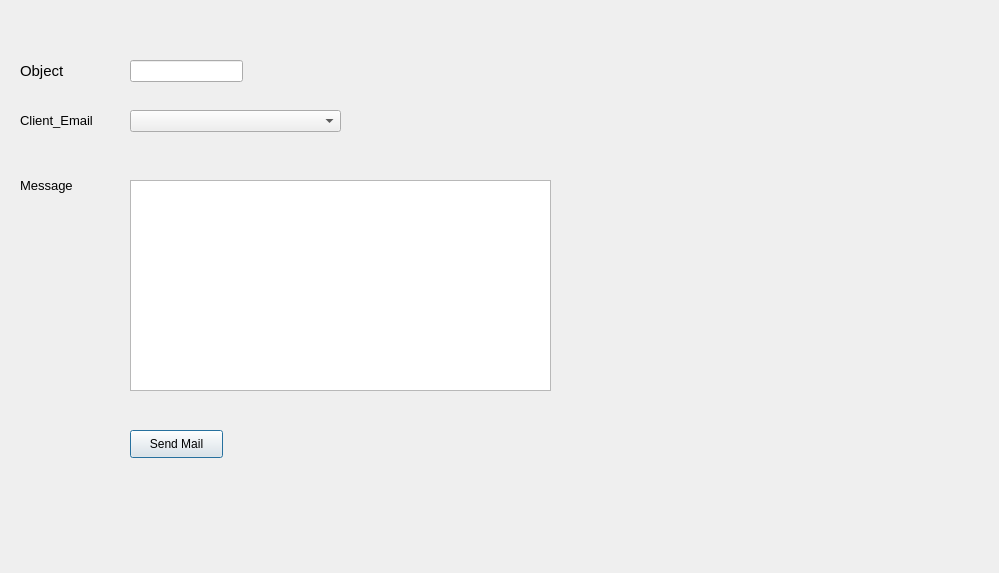
<?xml version="1.0" encoding="UTF-8"?>
<ui version="4.0">
 <class>mailing</class>
 <widget class="QDialog" name="mailing">
  <property name="geometry">
   <rect>
    <x>0</x>
    <y>0</y>
    <width>999</width>
    <height>573</height>
   </rect>
  </property>
  <property name="windowTitle">
   <string>Dialog</string>
  </property>
  <widget class="QLineEdit" name="lineEdit_object">
   <property name="geometry">
    <rect>
     <x>130</x>
     <y>60</y>
     <width>113</width>
     <height>22</height>
    </rect>
   </property>
  </widget>
  <widget class="QPushButton" name="sendmail">
   <property name="geometry">
    <rect>
     <x>130</x>
     <y>430</y>
     <width>93</width>
     <height>28</height>
    </rect>
   </property>
   <property name="text">
    <string>Send Mail</string>
   </property>
  </widget>
  <widget class="QTextEdit" name="message">
   <property name="geometry">
    <rect>
     <x>130</x>
     <y>180</y>
     <width>421</width>
     <height>211</height>
    </rect>
   </property>
  </widget>
  <widget class="QLabel" name="label_3">
   <property name="geometry">
    <rect>
     <x>20</x>
     <y>170</y>
     <width>91</width>
     <height>31</height>
    </rect>
   </property>
   <property name="font">
    <font>
     <pointsize>10</pointsize>
    </font>
   </property>
   <property name="text">
    <string>Message</string>
   </property>
  </widget>
  <widget class="QLabel" name="label_2">
   <property name="geometry">
    <rect>
     <x>20</x>
     <y>110</y>
     <width>101</width>
     <height>21</height>
    </rect>
   </property>
   <property name="font">
    <font>
     <pointsize>10</pointsize>
    </font>
   </property>
   <property name="text">
    <string>Client_Email</string>
   </property>
  </widget>
  <widget class="QComboBox" name="comboboxEmail">
   <property name="geometry">
    <rect>
     <x>130</x>
     <y>110</y>
     <width>211</width>
     <height>22</height>
    </rect>
   </property>
  </widget>
  <widget class="QLabel" name="label">
   <property name="geometry">
    <rect>
     <x>20</x>
     <y>50</y>
     <width>101</width>
     <height>41</height>
    </rect>
   </property>
   <property name="font">
    <font>
     <pointsize>11</pointsize>
    </font>
   </property>
   <property name="text">
    <string>Object</string>
   </property>
  </widget>
  <widget class="QLabel" name="label_4">
   <property name="geometry">
    <rect>
     <x>0</x>
     <y>570</y>
     <width>811</width>
     <height>20</height>
    </rect>
   </property>
   <property name="text">
    <string>TextLabel</string>
   </property>
  </widget>
  <widget class="QLabel" name="label_5">
   <property name="geometry">
    <rect>
     <x>5</x>
     <y>0</y>
     <width>1001</width>
     <height>571</height>
    </rect>
   </property>
   <property name="text">
    <string/>
   </property>
   <property name="pixmap">
    <pixmap>../../Pictures/mail1.jpg</pixmap>
   </property>
  </widget>
  <zorder>label_5</zorder>
  <zorder>lineEdit_object</zorder>
  <zorder>sendmail</zorder>
  <zorder>message</zorder>
  <zorder>label_3</zorder>
  <zorder>label_2</zorder>
  <zorder>comboboxEmail</zorder>
  <zorder>label</zorder>
  <zorder>label_4</zorder>
 </widget>
 <resources/>
 <connections/>
</ui>
